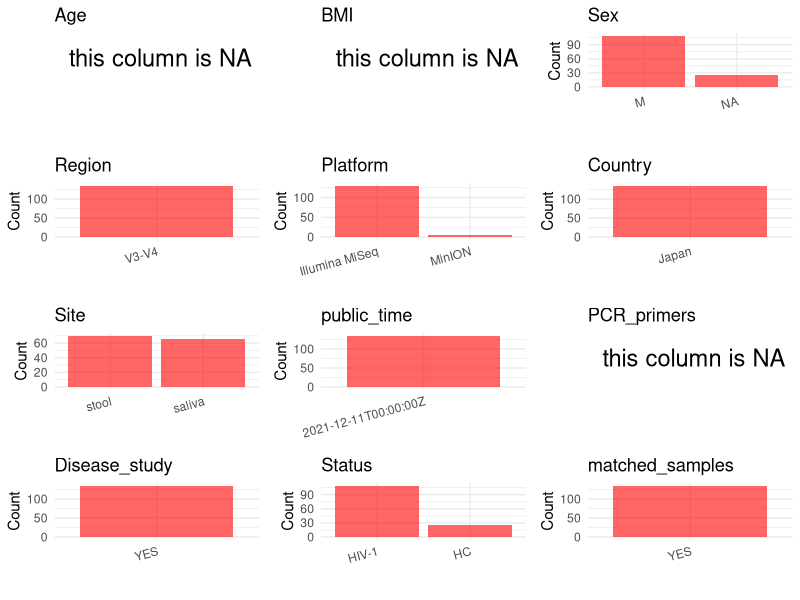

R code for this plot: (Note: this script raises an error after producing the figure.)
## ---- chunk 1
# Load necessary libraries
library(dplyr)
library(ggplot2)
library(cowplot)

# Set working directory (update this path to your local directory)
setwd("D:/oral_project/PRJDB9093")

# Read the initial metadata files
initial_meta<-read.csv("SraRunTable.csv",header = T)

# Combine the two metadata files
#meta <- rbind(initial_meta, initial_meta1)

#Remove entries non-oral samples
#initial_meta <- subset(initial_meta,isolate %in% c("saliva","tongue coat"))

# Check the number of samples containing "HT" in Sample.Name (e.g., healthy controls)
#nrow(subset(meta, grepl("HT", Sample.Name)))

# Display the first few rows of the metadata
head(initial_meta)
## ---- chunk 2
# Create a uniform metadata dataframe
metadata <- data.frame(
  BioProject = initial_meta$BioProject,
  Run = initial_meta$Run,
  sample_name = initial_meta$Sample_name,
  Age = NA,
  BMI = NA,
  #Sex = NA,
  Region = "V3-V4",
  Platform = initial_meta$Instrument,
  Country = initial_meta$geo_loc_name_country,
  #Site = initial_meta$isolate,
  public_time = initial_meta$ReleaseDate,
  stringsAsFactors = FALSE
)
## ---- chunk 3
metadata <- metadata %>%
  mutate(
    Sex = case_when(
      grepl("MB", sample_name) ~ "M",  # 如果样本名称包含"A"，则性别为"F"（女性）
      TRUE ~ NA_character_  # 其他所有情况，性别也设为NA
    )
  )
## ---- chunk 4
#get subjects id according to sample id
metadata<-metadata%>%
  mutate(Site=case_when(grepl("saliva",sample_name)~"saliva",grepl("stool",sample_name)~"stool"))

# Add information obtained from the publication
metadata$PCR_primers <- NA
metadata$title <- "Impact of long-term antiretroviral therapy on gut and oral microbiotas in HIV-1-infected patients"
metadata$Disease_study <- "YES"
# Assign disease status based on sample_name patterns
metadata <- metadata %>%
  mutate(Status = case_when(
    grepl("HD", sample_name) ~ "HC",
    grepl("MB", sample_name) ~ "HIV-1"
  ))

#get subjects id according to sample id
metadata$sample_name<-gsub("_stool|_saliva","",metadata$sample_name)
#get subjects id with Saliva available
keep_subjects<-subset(metadata,Site %in% "saliva")
#remove subjects without Saliva samples
metadata<-subset(metadata,sample_name %in% keep_subjects$sample_name)
#get subjects sampling counts
sample_counts <- table(metadata$sample_name)
# Create matched_samples column, any subjects have >=2 samples will be label "YES", otherwise "NO"
metadata$matched_samples <- ifelse(metadata$sample_name %in% names(sample_counts[sample_counts >= 2]), "YES", "NO")
## ---- chunk 5
# Check the number of unique runs and sample names
print(paste("Number of unique runs:", length(unique(metadata$Run))))
print(paste("Number of unique sample names:", length(unique(metadata$sample_name))))
## ---- chunk 6
# Select columns for visualization
plot_data <- metadata %>%
  select(-BioProject, -Run, -sample_name, -title)

# Function to create simple plots for each column
create_simple_plots <- function(data) {
  plots <- list()
  
  for (col in colnames(data)) {
    # Check if the column is all NA
    if (all(is.na(data[[col]]))) {
      # Create an empty plot with text indicating all NA
      p <- ggplot() +
        annotate("text", x = 0.5, y = 0.5, label = "this column is NA", size = 6) +
        labs(title = col) +
        theme_void()
    } else if (is.numeric(data[[col]])) {
      # Numeric variable: histogram
      p <- ggplot(data, aes(x = .data[[col]])) +
        geom_histogram(fill = "blue", alpha = 0.6, bins = 20, na.rm = TRUE) +
        labs(title = col) +
        theme_minimal()
    } else {
      # Categorical variable: bar plot (remove NA values)
      count_data <- as.data.frame(table(data[[col]], useNA = "ifany"))
      p <- ggplot(count_data, aes(x = reorder(Var1, -Freq), y = Freq)) +
        geom_col(fill = "red", alpha = 0.6) +
        labs(title = col, x = NULL, y = "Count") +
        theme_minimal() +
        theme(axis.text.x = element_text(angle = 15, hjust = 1))
    }
    plots[[col]] <- p
  }
  
  return(plots)
}

# Generate and arrange plots
plots <- create_simple_plots(plot_data)
p<-plot_grid(plots$Age, 
          plots$BMI, 
          plots$Sex, 
          plots$Region, 
          plots$Platform, 
          plots$Country, 
          plots$Site,
          plots$public_time, 
          plots$PCR_primers,
          plots$Disease_study,
          plots$Status,
          plots$matched_samples,# add 
          ncol = 3, align = "hv", axis = "lb")
ggsave("Metadata_Summary.png", plot = p, width = 8, height = 6, dpi = 150)
## ---- chunk 7
knitr::include_graphics("Metadata_Summary.png")
## ---- chunk 8
# Reorder columns to match the desired format
metadata <- metadata[, c(
  "BioProject", "Run", "sample_name", "Age", "BMI", "Sex", 
  "Region", "Platform", "Country", "Site", "public_time", 
  "PCR_primers", "title", "Disease_study", "Status","matched_samples"
)]

# Export the uniform metadata to a CSV file
write.csv(metadata, file = "metadata.csv", quote = TRUE)
head(metadata)
